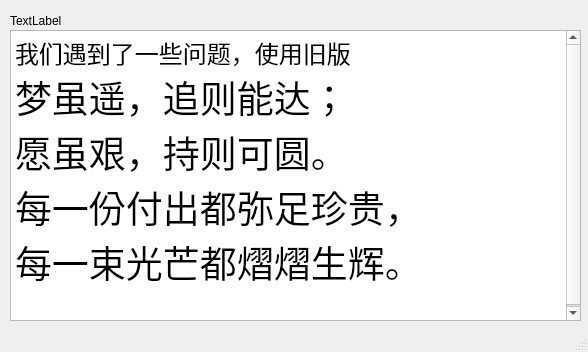
<?xml version="1.0" encoding="UTF-8"?>
<ui version="4.0">
 <author>Valium</author>
 <class>MainWindow</class>
 <widget class="QMainWindow" name="MainWindow">
  <property name="geometry">
   <rect>
    <x>0</x>
    <y>0</y>
    <width>588</width>
    <height>352</height>
   </rect>
  </property>
  <property name="windowTitle">
   <string>MainWindow</string>
  </property>
  <widget class="QWidget" name="centralwidget">
   <widget class="QLabel" name="label">
    <property name="geometry">
     <rect>
      <x>10</x>
      <y>10</y>
      <width>81</width>
      <height>21</height>
     </rect>
    </property>
    <property name="text">
     <string>TextLabel</string>
    </property>
   </widget>
   <widget class="QTextBrowser" name="textBrowser">
    <property name="geometry">
     <rect>
      <x>10</x>
      <y>30</y>
      <width>571</width>
      <height>291</height>
     </rect>
    </property>
    <property name="html">
     <string>&lt;!DOCTYPE HTML PUBLIC &quot;-//W3C//DTD HTML 4.0//EN&quot; &quot;http://www.w3.org/TR/REC-html40/strict.dtd&quot;&gt;
&lt;html&gt;&lt;head&gt;&lt;meta name=&quot;qrichtext&quot; content=&quot;1&quot; /&gt;&lt;style type=&quot;text/css&quot;&gt;
p, li { white-space: pre-wrap; }
&lt;/style&gt;&lt;/head&gt;&lt;body style=&quot; font-family:'SimSun'; font-size:9pt; font-weight:400; font-style:normal;&quot;&gt;
&lt;p style=&quot; margin-top:0px; margin-bottom:0px; margin-left:0px; margin-right:0px; -qt-block-indent:0; text-indent:0px;&quot;&gt;&lt;span style=&quot; font-size:18pt;&quot;&gt;我们遇到了一些问题，使用旧版&lt;/span&gt;&lt;/p&gt;
&lt;p style=&quot; margin-top:0px; margin-bottom:0px; margin-left:0px; margin-right:0px; -qt-block-indent:0; text-indent:0px;&quot;&gt;&lt;span style=&quot; font-size:28pt;&quot;&gt;梦虽遥，追则能达； &lt;/span&gt;&lt;/p&gt;
&lt;p style=&quot; margin-top:0px; margin-bottom:0px; margin-left:0px; margin-right:0px; -qt-block-indent:0; text-indent:0px;&quot;&gt;&lt;span style=&quot; font-size:28pt;&quot;&gt;愿虽艰，持则可圆。 &lt;/span&gt;&lt;/p&gt;
&lt;p style=&quot; margin-top:0px; margin-bottom:0px; margin-left:0px; margin-right:0px; -qt-block-indent:0; text-indent:0px;&quot;&gt;&lt;span style=&quot; font-size:28pt;&quot;&gt;每一份付出都弥足珍贵， &lt;/span&gt;&lt;/p&gt;
&lt;p style=&quot; margin-top:0px; margin-bottom:0px; margin-left:0px; margin-right:0px; -qt-block-indent:0; text-indent:0px;&quot;&gt;&lt;span style=&quot; font-size:28pt;&quot;&gt;每一束光芒都熠熠生辉。 &lt;/span&gt;&lt;/p&gt;
&lt;p style=&quot;-qt-paragraph-type:empty; margin-top:0px; margin-bottom:0px; margin-left:0px; margin-right:0px; -qt-block-indent:0; text-indent:0px;&quot;&gt;&lt;br /&gt;&lt;/p&gt;
&lt;p style=&quot;-qt-paragraph-type:empty; margin-top:0px; margin-bottom:0px; margin-left:0px; margin-right:0px; -qt-block-indent:0; text-indent:0px;&quot;&gt;&lt;br /&gt;&lt;/p&gt;&lt;/body&gt;&lt;/html&gt;</string>
    </property>
   </widget>
  </widget>
  <widget class="QMenuBar" name="menubar">
   <property name="geometry">
    <rect>
     <x>0</x>
     <y>0</y>
     <width>588</width>
     <height>22</height>
    </rect>
   </property>
  </widget>
  <widget class="QStatusBar" name="statusbar"/>
 </widget>
 <resources/>
 <connections/>
</ui>
